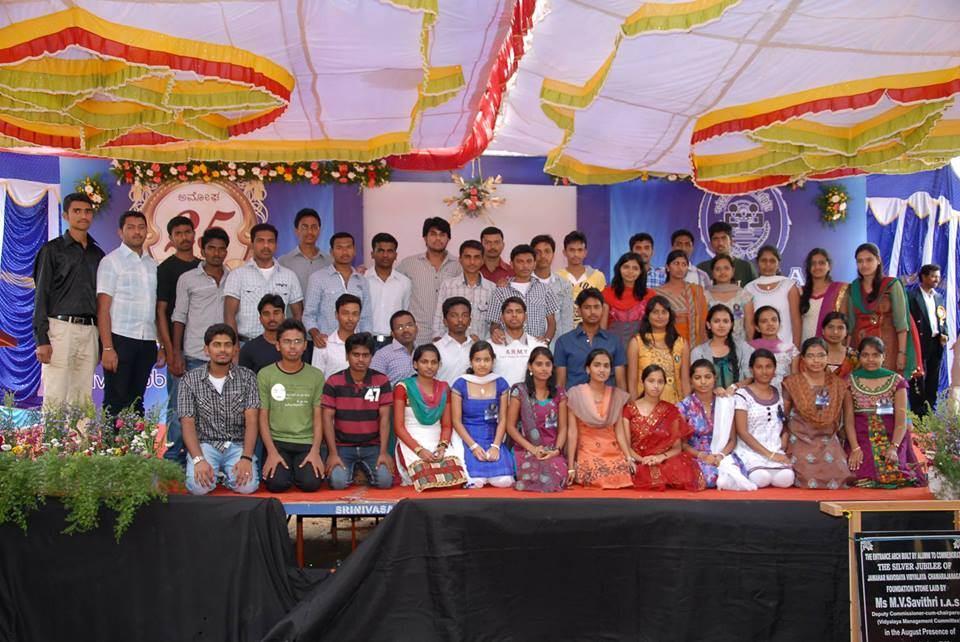
#> input picture AS2/image.jpg, 960 x 642 px
$ python A3.py ../AS2/image.jpg 100 1.0 100   (older library calls are emulated)
#> lines starting #> are read from the running program, lines starting #| are printed output that depends on the picture
import cv2
from matplotlib import pyplot as plt
import sys
import numpy as np
import numpy.linalg
#print(cv2.__version__)
"""
img = cv2.imread("image1.jpg")
#cv2.imwrite('image2.jpg',img)

img_gray = cv2.cvtColor(img, cv2.COLOR_BGR2GRAY)
#cv2.imwrite('image_gray.jpg',img_gray)
print("Original Image Shape : ", str(img.shape))
print("Grayed Image Shape : ", str(img_gray.shape))

print("Original Image size (number of pixels) : ", str(img.size))
print("Grayed Image size (number of pixels) : ", str(img_gray.size))

img_2 = cv2.imread("image1.jpg", cv2.IMREAD_GRAYSCALE)
print("Grayed Image Shape : ", str(img_2.shape))
print("Grayed Image size (number of pixels) : ", str(img_2.size))

# [6 lines of commented-out code are left out]

rows,cols = img_gray.shape
M = cv2.getRotationMatrix2D((cols/2, rows/2), 90, 1)
img_rot = cv2.warpAffine(img_gray, M, (cols, rows))
cv2.imwrite('image_rotated.jpg',img_rot)
print("Rotated Image Shape : ", str(img_rot.shape))
print("Rotated Image size (number of pixels) : ", str(img_rot.size))

cv2.imshow('Rotated Image', img_rot)
cv2.waitKey(0)
cv2.destroyAllWindows()
"""

def readImage(fn):
#> called with fn = '../AS2/image.jpg'
	img_org = cv2.imread(fn)
#> img_org is the input picture: shape (642, 960, 3); mean B, G, R 101.1, 103.6, 128.1
	img_gray = cv2.cvtColor(img_org, cv2.COLOR_BGR2GRAY)
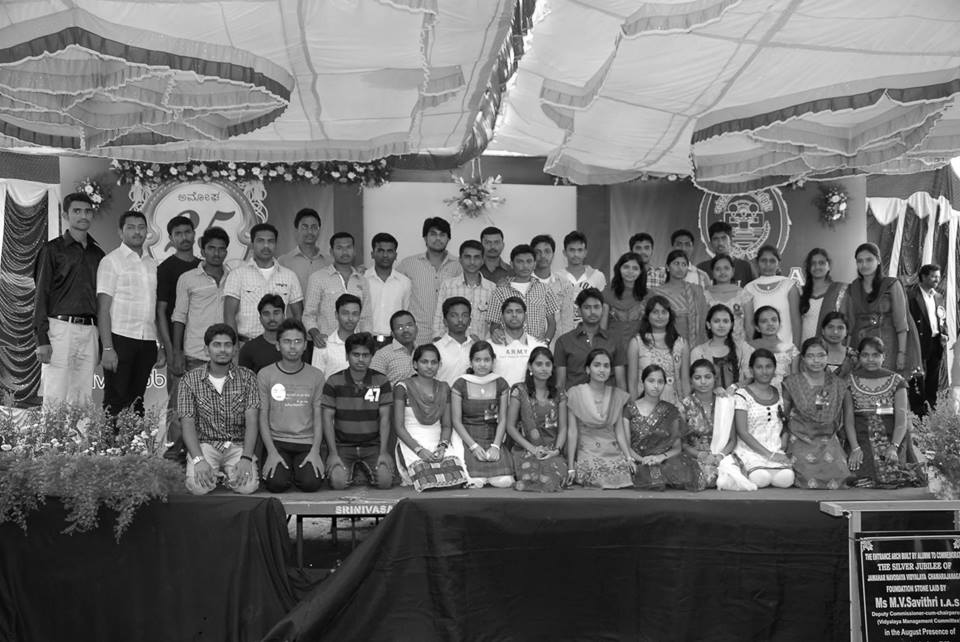
#> img_gray: shape (642, 960); min 0, max 255, mean 110.7

	return img_gray

def detectCorners(img, ws, k, t):

	"""
	cv2.imshow('Image', img)
	cv2.waitKey(0)
	cv2.destroyAllWindows()
	"""
#> called with ws = 100, k = 1, t = 100
	#sobel derivative of length 5
	sobelx = cv2.Sobel(img,cv2.CV_64F,1,0,ksize=5)
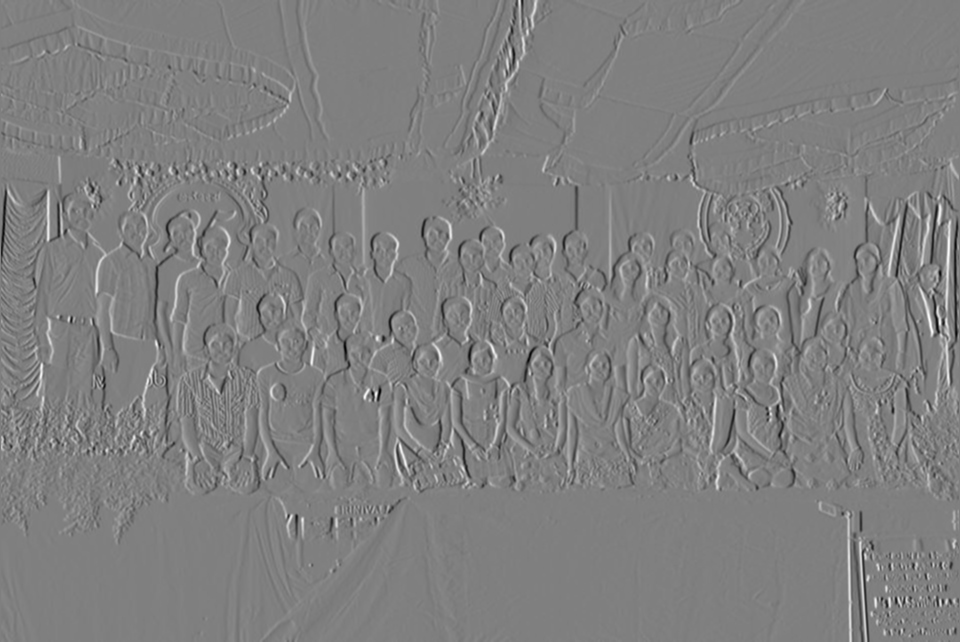
#> sobelx: shape (642, 960) float64; min -10020, max 9955, mean 2.5; drawn with min black and max white
	sobely = cv2.Sobel(img,cv2.CV_64F,0,1,ksize=5)
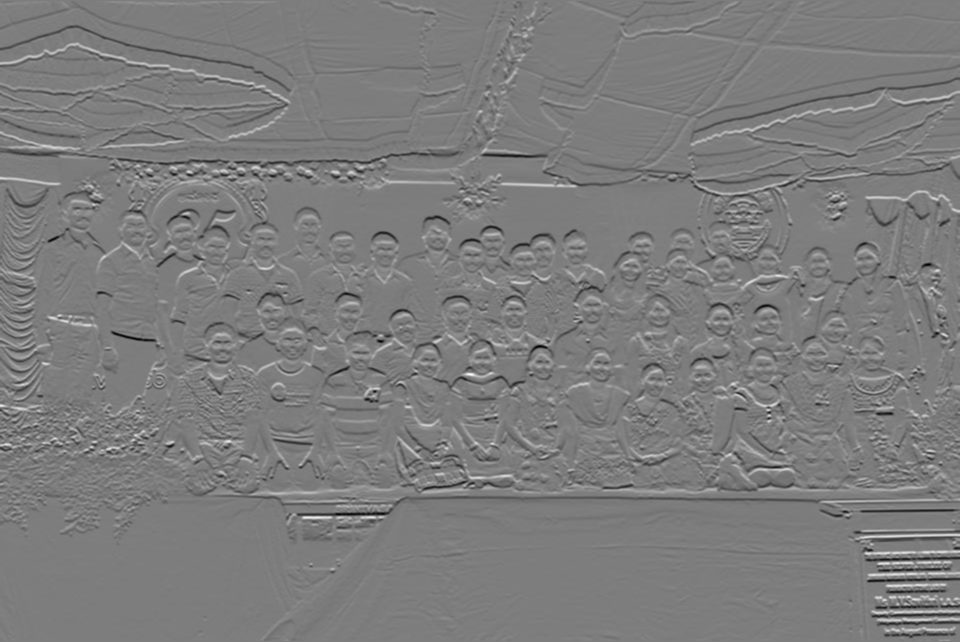
#> sobely: shape (642, 960) float64; min -9597, max 9902, mean -30.9; drawn with min black and max white
	print(sobelx.shape)
#| (642, 960)
	print(sobely.shape)
#| (642, 960)

	#terms of the correlation matrix
	m0 = sobelx * sobelx
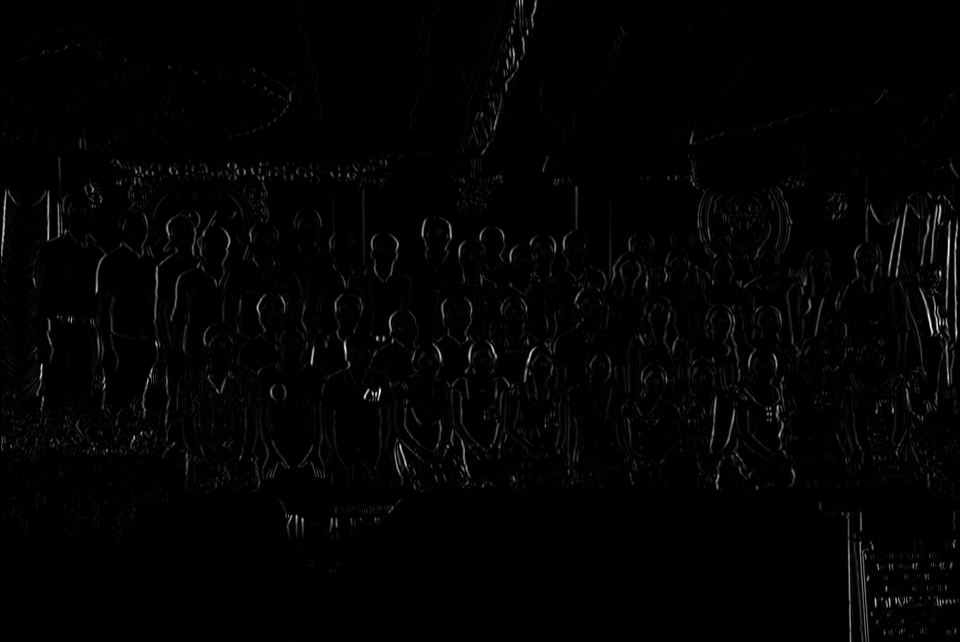
#> m0: shape (642, 960) float64; min 0, max 100400400, mean 1256431.3; drawn with min black and max white
	m3 = sobely * sobely
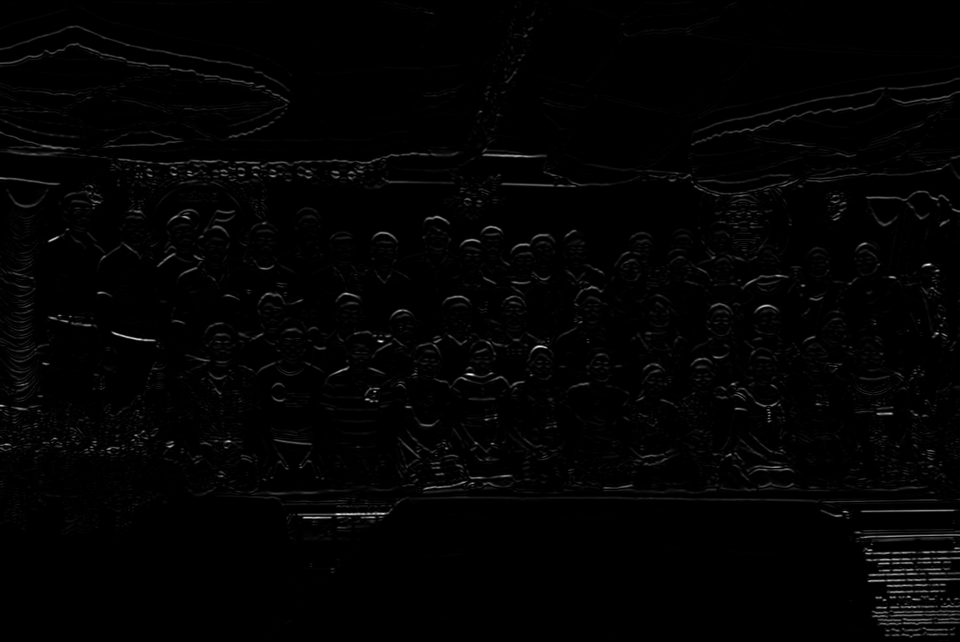
#> m3: shape (642, 960) float64; min 0, max 98049604, mean 1252688.8; drawn with min black and max white
	m1_m2 = sobelx * sobely
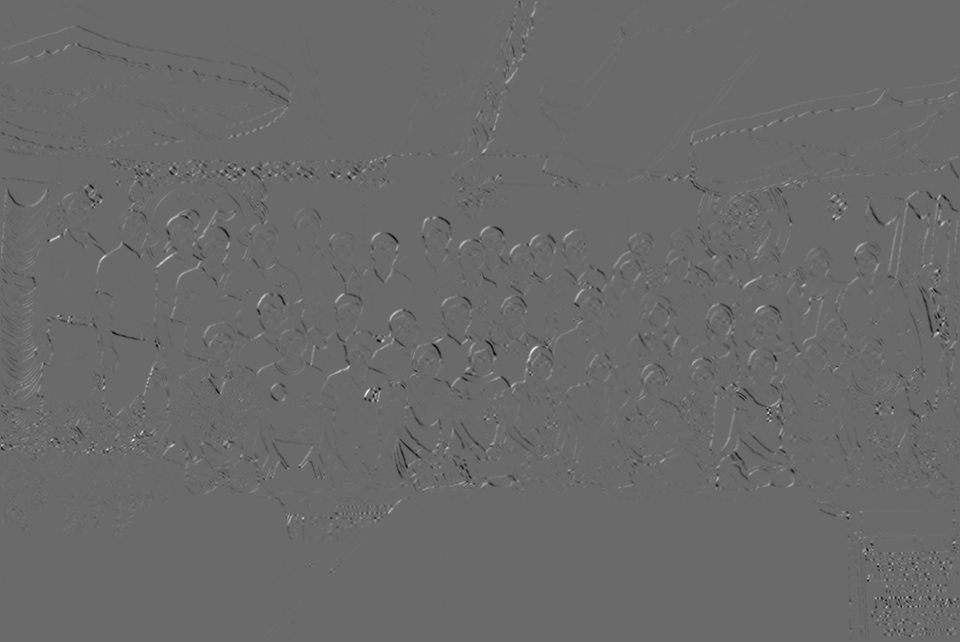
#> m1_m2: shape (642, 960) float64; min -35527320, max 49808399, mean 1062.7; drawn with min black and max white

	#print(m0)

	correlation_matrix = np.matrix([[m0.sum(), m1_m2.sum()], [m1_m2.sum(), m3.sum()]])
#> correlation_matrix = [[7.74e+11, 654952951], [654952951, 7.72e+11]]
	print(correlation_matrix)
#| [[7.74363715e+11 6.54952951e+08]
#|  [6.54952951e+08 7.72057160e+11]]

	"""
	#det of a 2x2 matrix [[a, b], [c,d]] is ad-bc
	det = m0 * m3 - m1_m2 * m1_m2

	#trace of a square matrix is the sum of the elements along the diagonal
	trace = m0 + m3

	c_m = det - k * trace * trace
	"""

	h, w = img.shape
#> h = 642; w = 960

	dist = int(np.ceil(ws/2))

	img_org = cv2.cvtColor(img, cv2.COLOR_GRAY2BGR)
	corners = []
	#ignoring the boundaries and starting and ending at the positions such that we have prev and next neighbors
	for y in range(dist, h - dist):
		for x in range(dist, w - dist):
			#forming the window of gradients
			window_m0 = m0[y-dist:y+dist+1, x-dist:x+dist+1]
			window_m1_m2 = m1_m2[y-dist:y+dist+1, x-dist:x+dist+1]
			window_m3 = m3[y-dist:y+dist+1, x-dist:x+dist+1]

			#elements of the correlation matrix over this window
			sum_window_m0= window_m0.sum()
			sum_window_m1_m2 = window_m1_m2.sum()
			sum_window_m3 = window_m3.sum()

			#finding det and trace over this window
			det_window = (sum_window_m0 * sum_window_m3) - (sum_window_m1_m2 * sum_window_m1_m2)
			trace_window = sum_window_m0 + sum_window_m3

			r = det_window - k * (trace_window * trace_window)

			if r > t:
				#there is a corner in this window
				#assuming corner to be at the center of the window
				#corners.append([x, y, r])

				#corner localization
				win_pi = img[x-2:x+2, y-2:y+2]
				win_xgpi = sobelx[x-2:x+2, y-2:y+2]
				win_ygpi = sobely[x-2:x+2, y-2:y+2]
				print(img[0,0])
				v = [0 , 0]
				c = [[0, 0], [0, 0]]
				for i in range(5):
					gpi = [win_xgpi[i], win_ygpi[i]]
					gpiT = np.transpose(gpi)
					pi = win_pi[x+i, y+i]
					#print(gpi)
					#print(gpiT)
					print(win_pi[x+i, y+i])
					t1 = np.matmul(gpi, gpiT)
					c[0][0] = c[0][0] + t1[0][0]
					c[0][1] = c[0][1] + t1[0][1]
					c[1][0] = c[1][0] + t1[1][0]
					c[1][1] = c[1][1] + t1[1][1]

					t2 = np.matmul(t1 , pi)
					v[0] = v[0] + temp[0]
					v[1] = v[1] + temp[1]
				p = np.matmul(np.linalg.inv(c), v)
				corners.append([p[0], p[1], r])
				img_org.itemset((p[1], p[0], 0 ), 255)
				img_org.itemset((p[1], p[0], 1 ), 0)
				img_org.itemset((p[1], p[0], 2 ), 0)
#> after the loop, corners = []
	print("Number of corners: ", len(corners))
#| Number of corners:  0
	return img_org, corners

def main():
	if len(sys.argv) > 1:
		#print(len(sys.argv))
		#print(sys.argv[0])
		fileName = str(sys.argv[1])
		window_size = int(sys.argv[2])
		k = float(sys.argv[3])
		threshold = int(sys.argv[4])
	else:
		fileName = input("Image path : ")
		window_size = input("Window size: ")
		k = input("weight of trace : ")
		threshold = input("Threshold to detect corner : ")

	img = readImage(fileName)
	img_with_corners1, corners1 = detectCorners(img, window_size, k, threshold)
#> corners1 = []

	img2 = cv2.imread('image_rotated.jpg', cv2.IMREAD_GRAYSCALE)
	img_with_corners2, corners2 = detectCorners(img2, window_size, k, threshold)

	#sort corners in both images by their r values
	corners1 = sorted(corners1, key=lambda tup: tup[2])
	corners2 = sorted(corners2, key=lambda tup: tup[2])

	"""
	cv2.imshow('Image', img_with_corners2)
	cv2.waitKey(0)
	cv2.destroyAllWindows()
	"""

	#img1 = cv2.imread('image1.jpg',0)
	#img2 = cv2.imread('image_rotated.jpg',0)

	# Initiate SIFT detector
	orb = cv2.ORB_create()

	# find the keypoints and descriptors with SIFT
	#kp1, des1 = orb.detectAndCompute(img1,None) # returns keypoints and descriptors
	#kp2, des2 = orb.detectAndCompute(img2,None)

	# create BFMatcher object
	bf = cv2.BFMatcher(cv2.NORM_HAMMING, crossCheck=True)

	# Match descriptors.
	#match 30 corners with highest r values
	matches = bf.match(corners1[:30],corners2[:30])

	# Sort them in the order of their distance.
	matches = sorted(matches, key = lambda x:x.distance)

	"""
	draw_params = dict(matchColor = (0,255,0),
                   singlePointColor = (255,0,0),
                   matchesMask = matchesMask,
                   flags = 0)
	"""
	# Draw first 10 matches.
	img3 = cv2.drawMatches(img_with_corners1,corners1,img_with_corners2,corners2,matches[:10], None, flags=2)

	plt.imshow(img3),plt.show()


if __name__ == "__main__":
#> (the run stopped early here; a loop or call above may not have finished)
